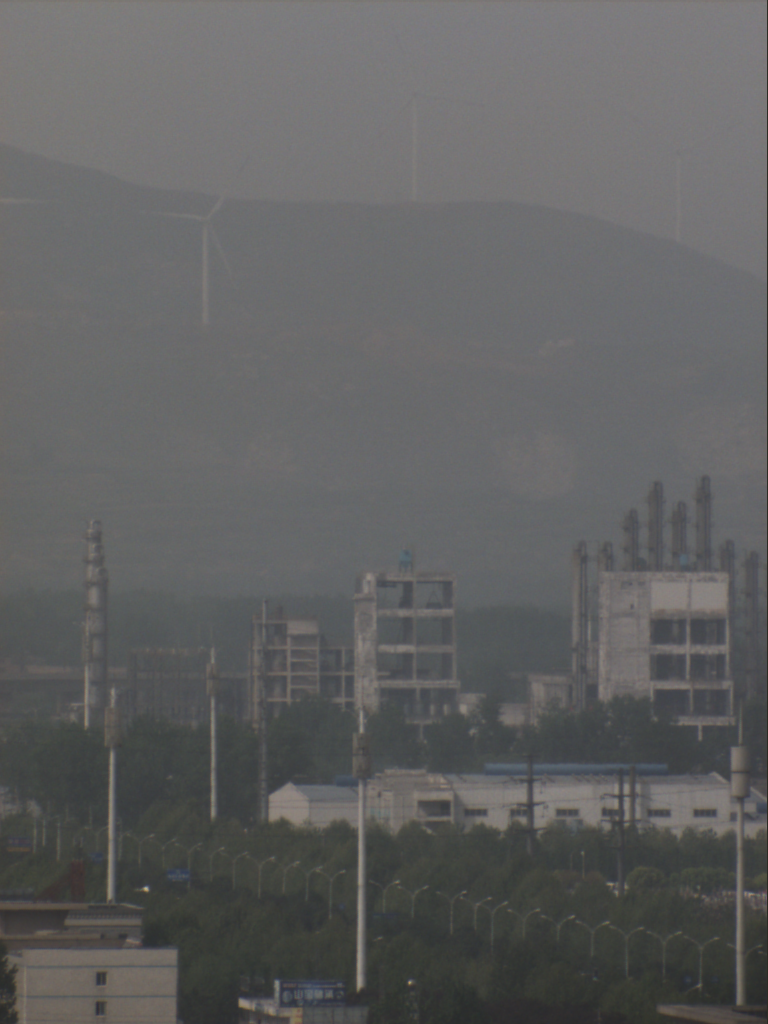
//> input picture DigitalImageProcessing/DarkChannel/1.bmp, 768 x 1024 px
$ ./main   (built with g++ and OpenCV 4)
//> lines starting //> are read from the running program, lines starting //| are printed output that depends on the picture
//> further down, image is the input picture: 1024 rows x 768 cols, CV_8UC3; mean B, G, R 96.4, 96.4, 96.2
#include<iostream>
#include<opencv2\opencv.hpp>
const int windowsize = 2;
const double fog_reservation_factor = 0.94;
const int localwindowsize = 100;
float eps = 0.0001;
cv::Mat refinedImage;

//盒子滤波函数，加速导向滤波函数
cv::Mat boxfilter(cv::Mat &im, int r) {
	int hei = im.rows;
	int wid = im.cols;
	cv::Mat imDst;
	cv::Mat imCum;
	imDst = cv::Mat::zeros(hei, wid, CV_32F);
	imCum.create(hei, wid, CV_32F);
	for (int i = 0; i<wid; i++) {
		for (int j = 0; j<hei; j++) {
			if (j == 0)
				imCum.at<float>(j, i) = im.at<float>(j, i);
			else
				imCum.at<float>(j, i) = im.at<float>(j, i) + imCum.at<float>(j - 1, i);
		}
	}
	for (int j = 0; j <= r; j++) {
		for (int i = 0; i<wid; i++) {
			imDst.at<float>(j, i) = imCum.at<float>(j + r, i);
		}
	}
	for (int j = r + 1; j <= hei - r - 1; j++) {
		for (int i = 0; i<wid; i++) {
			imDst.at<float>(j, i) = imCum.at<float>(j + r, i) - imCum.at<float>(j - r - 1, i);
		}
	}
	for (int j = hei - r; j<hei; j++) {
		for (int i = 0; i<wid; i++) {
			imDst.at<float>(j, i) = imCum.at<float>(hei - 1, i) - imCum.at<float>(j - r - 1, i);
		}
	}
	for (int j = 0; j<hei; j++) {
		for (int i = 0; i<wid; i++) {
			if (i == 0)
				imCum.at<float>(j, i) = imDst.at<float>(j, i);
			else
				imCum.at<float>(j, i) = imDst.at<float>(j, i) + imCum.at<float>(j, i - 1);
		}
	}
	for (int j = 0; j<hei; j++) {
		for (int i = 0; i <= r; i++) {
			imDst.at<float>(j, i) = imCum.at<float>(j, i + r);
		}
	}
	for (int j = 0; j<hei; j++) {
		for (int i = r + 1; i <= wid - r - 1; i++) {
			imDst.at<float>(j, i) = imCum.at<float>(j, i + r) - imCum.at<float>(j, i - r - 1);
		}
	}
	for (int j = 0; j<hei; j++) {
		for (int i = wid - r; i<wid; i++) {
			imDst.at<float>(j, i) = imCum.at<float>(j, wid - 1) - imCum.at<float>(j, i - r - 1);
		}
	}

	return imDst;
}
//导向滤波函数，细化透射率
cv::Mat guildedfilter_color(const cv::Mat &Img, cv::Mat &p, int r, float &epsi) {
	int hei = p.rows;
	int wid = p.cols;
	cv::Mat matOne(hei, wid, CV_32F, cv::Scalar(1));
	cv::Mat N;
	N = boxfilter(matOne, r);
	cv::Mat mean_I_b(hei, wid, CV_32F);
	cv::Mat mean_I_g(hei, wid, CV_32F);
	cv::Mat mean_I_r(hei, wid, CV_32F);
	cv::Mat mean_p(hei, wid, CV_32F);
	cv::Mat Ip_b(hei, wid, CV_32F);
	cv::Mat Ip_g(hei, wid, CV_32F);
	cv::Mat Ip_r(hei, wid, CV_32F);
	cv::Mat mean_Ip_b(hei, wid, CV_32F);
	cv::Mat mean_Ip_g(hei, wid, CV_32F);
	cv::Mat mean_Ip_r(hei, wid, CV_32F);
	cv::Mat cov_Ip_b(hei, wid, CV_32F);
	cv::Mat cov_Ip_g(hei, wid, CV_32F);
	cv::Mat cov_Ip_r(hei, wid, CV_32F);
	cv::Mat II_bb(hei, wid, CV_32F);
	cv::Mat II_gg(hei, wid, CV_32F);
	cv::Mat II_rr(hei, wid, CV_32F);
	cv::Mat II_bg(hei, wid, CV_32F);
	cv::Mat II_br(hei, wid, CV_32F);
	cv::Mat II_gr(hei, wid, CV_32F);
	cv::Mat var_I_bb(hei, wid, CV_32F);
	cv::Mat var_I_gg(hei, wid, CV_32F);
	cv::Mat var_I_rr(hei, wid, CV_32F);
	cv::Mat var_I_bg(hei, wid, CV_32F);
	cv::Mat var_I_br(hei, wid, CV_32F);
	cv::Mat var_I_gr(hei, wid, CV_32F);
	cv::Mat layb;
	cv::Mat layg;
	cv::Mat layr;
	cv::Mat P_32;

	std::vector<cv::Mat> planes;
	cv::split(Img, planes);

	layb = planes[0];
	layg = planes[1];
	layr = planes[2];

	layb.convertTo(layb, CV_32F);
	layg.convertTo(layg, CV_32F);
	layr.convertTo(layr, CV_32F);

	p.convertTo(P_32, CV_32F);
	cv::Mat nom_255(hei, wid, CV_32F, cv::Scalar(255));

	layb = layb.mul(1 / nom_255, 1);
	layg = layg.mul(1 / nom_255, 1);
	layr = layr.mul(1 / nom_255, 1);
	P_32 = P_32.mul(1 / nom_255, 1);

	cv::Mat mean_I_b_temp = boxfilter(layb, r);
	cv::Mat mean_I_g_temp = boxfilter(layg, r);
	cv::Mat mean_I_r_temp = boxfilter(layr, r);
	cv::Mat mean_p_temp = boxfilter(P_32, r);

	mean_I_b = mean_I_b_temp.mul(1 / N, 1);
	mean_I_g = mean_I_g_temp.mul(1 / N, 1);
	mean_I_r = mean_I_r_temp.mul(1 / N, 1);
	mean_p = mean_p_temp.mul(1 / N, 1);

	Ip_b = layb.mul(P_32, 1);
	Ip_g = layg.mul(P_32, 1);
	Ip_r = layr.mul(P_32, 1);

	cv::Mat mean_Ip_b_temp = boxfilter(Ip_b, r);
	cv::Mat mean_Ip_g_temp = boxfilter(Ip_g, r);
	cv::Mat mean_Ip_r_temp = boxfilter(Ip_r, r);

	mean_Ip_b = mean_Ip_b_temp.mul(1 / N, 1);
	mean_Ip_g = mean_Ip_g_temp.mul(1 / N, 1);
	mean_Ip_r = mean_Ip_r_temp.mul(1 / N, 1);

	cov_Ip_b = mean_Ip_b - mean_I_b.mul(mean_p, 1);
	cov_Ip_g = mean_Ip_g - mean_I_g.mul(mean_p, 1);
	cov_Ip_r = mean_Ip_r - mean_I_r.mul(mean_p, 1);

	II_bb = layb.mul(layb, 1);
	II_gg = layg.mul(layg, 1);
	II_rr = layr.mul(layr, 1);
	II_bg = layb.mul(layg, 1);
	II_br = layb.mul(layr, 1);
	II_gr = layg.mul(layr, 1);

	cv::Mat bb_box = boxfilter(II_bb, r);
	cv::Mat gg_box = boxfilter(II_gg, r);
	cv::Mat rr_box = boxfilter(II_rr, r);
	cv::Mat bg_box = boxfilter(II_bg, r);
	cv::Mat br_box = boxfilter(II_br, r);
	cv::Mat gr_box = boxfilter(II_gr, r);

	var_I_bb = bb_box.mul(1 / N, 1) - mean_I_b.mul(mean_I_b);
	var_I_gg = gg_box.mul(1 / N, 1) - mean_I_g.mul(mean_I_g);
	var_I_rr = rr_box.mul(1 / N, 1) - mean_I_r.mul(mean_I_r);
	var_I_bg = bg_box.mul(1 / N, 1) - mean_I_b.mul(mean_I_g);
	var_I_br = br_box.mul(1 / N, 1) - mean_I_b.mul(mean_I_r);
	var_I_gr = gr_box.mul(1 / N, 1) - mean_I_g.mul(mean_I_r);

	cv::Mat a_b(hei, wid, CV_32F);
	cv::Mat a_g(hei, wid, CV_32F);
	cv::Mat a_r(hei, wid, CV_32F);

	cv::Mat b(hei, wid, CV_32F);
	cv::Mat sigma(3, 3, CV_32F, cv::Scalar(0));
	cv::Mat inv_sigma(3, 3, CV_32F);

	for (int j = 0; j<hei; j++) {
		for (int i = 0; i<wid; i++) {
			sigma.at<float>(0, 0) = var_I_rr.at<float>(j, i) + epsi;
			sigma.at<float>(0, 1) = var_I_gr.at<float>(j, i);
			sigma.at<float>(0, 2) = var_I_br.at<float>(j, i);
			sigma.at<float>(1, 0) = var_I_gr.at<float>(j, i);
			sigma.at<float>(2, 0) = var_I_br.at<float>(j, i);
			sigma.at<float>(1, 1) = var_I_gg.at<float>(j, i) + epsi;
			sigma.at<float>(2, 2) = var_I_bb.at<float>(j, i) + epsi;
			sigma.at<float>(1, 2) = var_I_bg.at<float>(j, i);
			sigma.at<float>(2, 1) = var_I_bg.at<float>(j, i);
			inv_sigma = sigma.inv(cv::DECOMP_LU);

			a_r.at<float>(j, i) = cov_Ip_r.at<float>(j, i)*inv_sigma.at<float>(0, 0) +
				cov_Ip_g.at<float>(j, i)*inv_sigma.at<float>(1, 0) +
				cov_Ip_b.at<float>(j, i)*inv_sigma.at<float>(2, 0);
			a_g.at<float>(j, i) = cov_Ip_r.at<float>(j, i)*inv_sigma.at<float>(0, 1) +
				cov_Ip_g.at<float>(j, i)*inv_sigma.at<float>(1, 1) +
				cov_Ip_b.at<float>(j, i)*inv_sigma.at<float>(2, 1);
			a_b.at<float>(j, i) = cov_Ip_r.at<float>(j, i)*inv_sigma.at<float>(0, 2) +
				cov_Ip_g.at<float>(j, i)*inv_sigma.at<float>(1, 2) +
				cov_Ip_b.at<float>(j, i)*inv_sigma.at<float>(2, 2);


		}
	}
	b = mean_p - a_b.mul(mean_I_b, 1) - a_g.mul(mean_I_g, 1) - a_r.mul(mean_I_r, 1);

	cv::Mat box_ab = boxfilter(a_b, r);
	cv::Mat box_ag = boxfilter(a_g, r);
	cv::Mat box_ar = boxfilter(a_r, r);
	cv::Mat box_b = boxfilter(b, r);
	cv::Mat q(hei, wid, CV_32F);

	q = box_ab.mul(layb, 1) + box_ag.mul(layg, 1) + box_ar.mul(layr, 1) + box_b;
	q = q.mul(1 / N, 1);

	return q;
}
//总处理函数
cv::Mat process(const cv::Mat &image) {
	int dimr = image.rows;
	int dimc = image.cols;

	cv::Mat rawtemp, rawImage;
	cv::Mat refinedImage_temp;
	cv::Mat output_b_temp(image.rows, image.cols, CV_32F);//输出图像B分量
	cv::Mat output_g_temp(image.rows, image.cols, CV_32F);//输出图像G分量
	cv::Mat output_r_temp(image.rows, image.cols, CV_32F);//输出图像R分量
	cv::Mat output_temp(dimr, dimc, image.type());
	rawImage.create(image.rows, image.cols, CV_8U);
	refinedImage_temp.create(image.rows, image.cols, CV_32F);
	rawtemp.create(image.rows, image.cols, CV_8U);


	float sumb = 0;
	float sumg = 0;
	float sumr = 0;
	//三分量大气光照成分
	float Air_b;
	float Air_g;
	float Air_r;
	cv::Point2i pt;

	int dimone = floor(dimr*dimc*0.001);
	cv::Mat quantile;
	quantile = cv::Mat::zeros(2, dimone, CV_8U);

	int dx = floor(windowsize / 2);

	for (int j = 0; j<dimr; j++) {
		for (int i = 0; i<dimc; i++) {
			int min;
			image.at<cv::Vec3b>(j, i)[0] >= image.at<cv::Vec3b>(j, i)[1] ?
				min = image.at<cv::Vec3b>(j, i)[1] :
				min = image.at<cv::Vec3b>(j, i)[0];
			if (min >= image.at<cv::Vec3b>(j, i)[2])
				min = image.at<cv::Vec3b>(j, i)[2];
			rawImage.at<uchar>(j, i) = min;
		}
	}

	for (int j = 0; j<dimr; j++) {
		for (int i = 0; i<dimc; i++) {
			int min = 255;

			int jlow = j - dx; int jhigh = j + dx;
			int ilow = i - dx; int ihigh = i + dx;

			if (ilow <= 0)
				ilow = 0;
			if (ihigh >= dimc)
				ihigh = dimc - 1;
			if (jlow <= 0)
				jlow = 0;
			if (jhigh >= dimr)
				jhigh = dimr - 1;

			for (int m = jlow; m <= jhigh; m++) {
				for (int n = ilow; n <= ihigh; n++) {
					if (min >= rawImage.at<uchar>(m, n))
						min = rawImage.at<uchar>(m, n);
				}
			}
			rawtemp.at<uchar>(j, i) = min;
		}
	}

	//计算大气光照强度
	for (int i = 0; i<dimone; i++) {
		cv::minMaxLoc(rawtemp, 0, 0, 0, &pt);
		sumb += image.at<cv::Vec3b>(pt.y, pt.x)[0];
		sumg += image.at<cv::Vec3b>(pt.y, pt.x)[1];
		sumr += image.at<cv::Vec3b>(pt.y, pt.x)[2];
		rawtemp.at<uchar>(pt.y, pt.x) = 0;
	}
//> this loop made 786 passes
//> (pt, sumb, sumg, sumr) on passes 1 to 3: (Point(359, 962), 132, 143, 154), (Point(359, 977), 266, 285, 307), (Point(359, 955), 399, 431, 457)
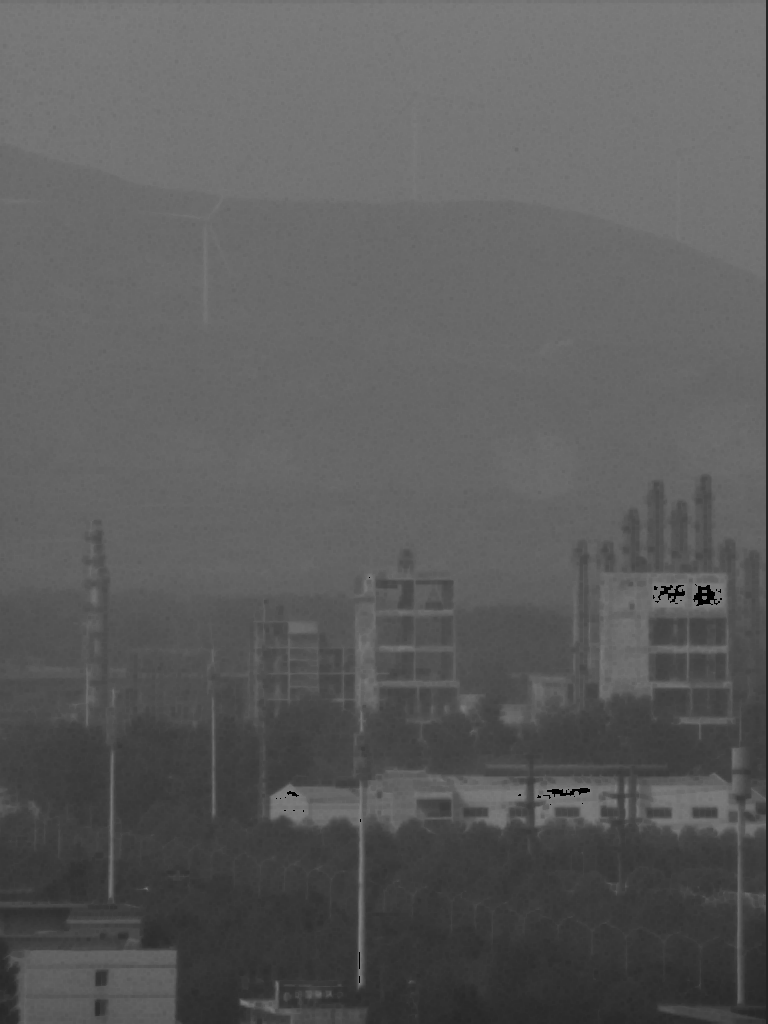
//> rawtemp: 1024 rows x 768 cols, CV_8UC1; min 0, max 125, mean 91.7
//> after the loop, pt = Point(360, 819); sumb = 100488; sumg = 102516; sumr = 107051
	Air_b = sumb / dimone;
//> Air_b = 127.8
	Air_g = sumg / dimone;
//> Air_g = 130.4
	Air_r = sumr / dimone;
//> Air_r = 136.2


	cv::Mat layb;  cv::Mat Im_b;
	cv::Mat layg;  cv::Mat Im_g;
	cv::Mat layr;  cv::Mat Im_r;

	std::vector<cv::Mat> planes;
	cv::split(image, planes);

	layb = planes[0];
	layg = planes[1];
	layr = planes[2];
	Im_b = planes[0];
	Im_g = planes[1];
	Im_r = planes[2];

	layb.convertTo(layb, CV_32F);
	layg.convertTo(layg, CV_32F);
	layr.convertTo(layr, CV_32F);

	Im_b.convertTo(Im_b, CV_32F);
	Im_g.convertTo(Im_g, CV_32F);
	Im_r.convertTo(Im_r, CV_32F);


	for (int j = 0; j<dimr; j++) {
		for (int i = 0; i<dimc; i++) {
			layb.at<float>(j, i) = layb.at<float>(j, i) / Air_b;
			layg.at<float>(j, i) = layg.at<float>(j, i) / Air_g;
			layr.at<float>(j, i) = layr.at<float>(j, i) / Air_r;
		}
	}

	rawtemp.convertTo(rawtemp, CV_32F);
//> rawtemp: 1024 rows x 768 cols, CV_32FC1

	for (int j = 0; j<dimr; j++) {
		for (int i = 0; i<dimc; i++) {
			float min;
			layb.at<float>(j, i) >= layg.at<float>(j, i) ?
				min = layg.at<float>(j, i) :
				min = layb.at<float>(j, i);
			if (min >= layr.at<float>(j, i))
				min = layr.at<float>(j, i);
			rawtemp.at<float>(j, i) = min;
		}
	}
	for (int j = 0; j<dimr; j++) {
		for (int i = 0; i<dimc; i++) {
			float min = 1;
			int jlow = j - dx; int jhigh = j + dx;
			int ilow = i - dx; int ihigh = i + dx;

			if (ilow <= 0)
				ilow = 0;
			if (ihigh >= dimc)
				ihigh = dimc - 1;
			if (jlow <= 0)
				jlow = 0;
			if (jhigh >= dimr)
				jhigh = dimr - 1;

			for (int m = jlow; m <= jhigh; m++) {
				for (int n = ilow; n <= ihigh; n++) {
					if (min >= rawtemp.at<float>(m, n))
						min = rawtemp.at<float>(m, n);
				}
			}
			rawImage.at<uchar>(j, i) = (1 - (float)fog_reservation_factor*min) * 255;
		}
	}

	//计算暗通道
	refinedImage_temp = guildedfilter_color(image, rawImage, localwindowsize, eps);
//> call 2 of boxfilter, with r = 100
//> after the loop in boxfilter (call 2), `for (int j = 0; j<hei; j++)`:
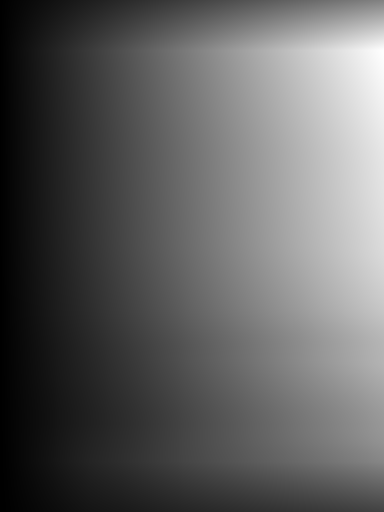
//> imCum: 1024 rows x 768 cols, CV_32FC1 (shown at 1/2 size); min 19.9, max 72964.7, mean 27677.4; drawn with min black and max white
//> call 3 of boxfilter, with r = 100
//> after the loop in boxfilter (call 3), `for (int j = 0; j<hei; j++)`:
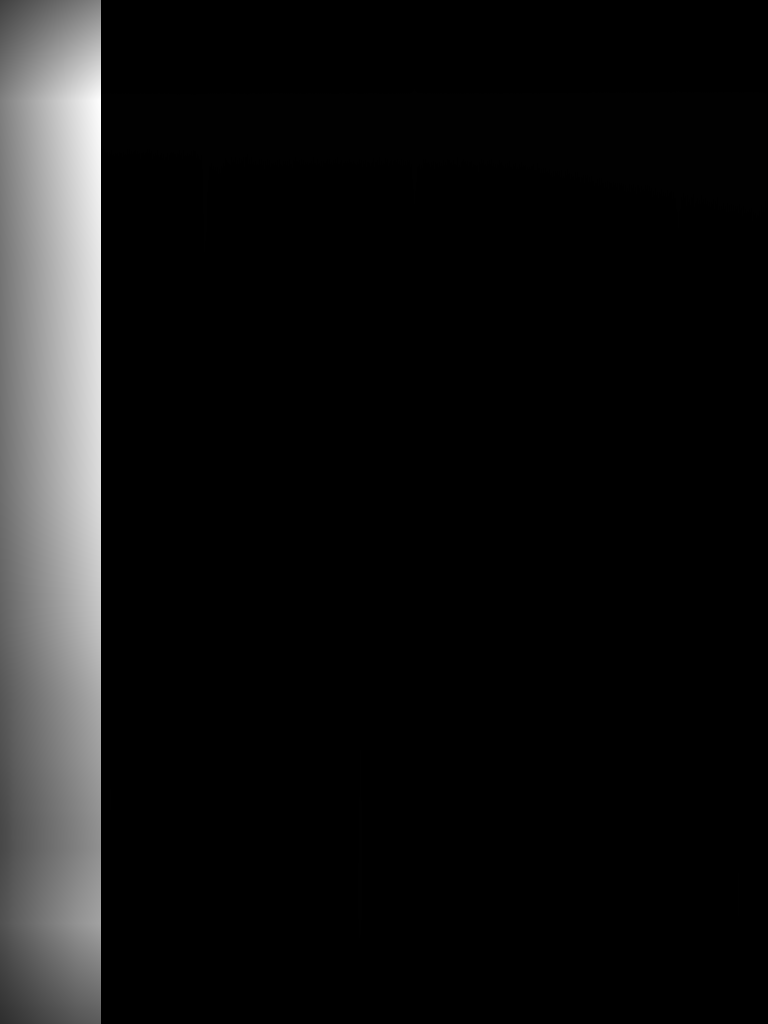
//> imDst: 1024 rows x 768 cols, CV_32FC1; min 17.43, max 18856, mean 1492.7; drawn with min black and max white
//> after the loop in boxfilter (call 3), `for (int j = 0; j<hei; j++)`:
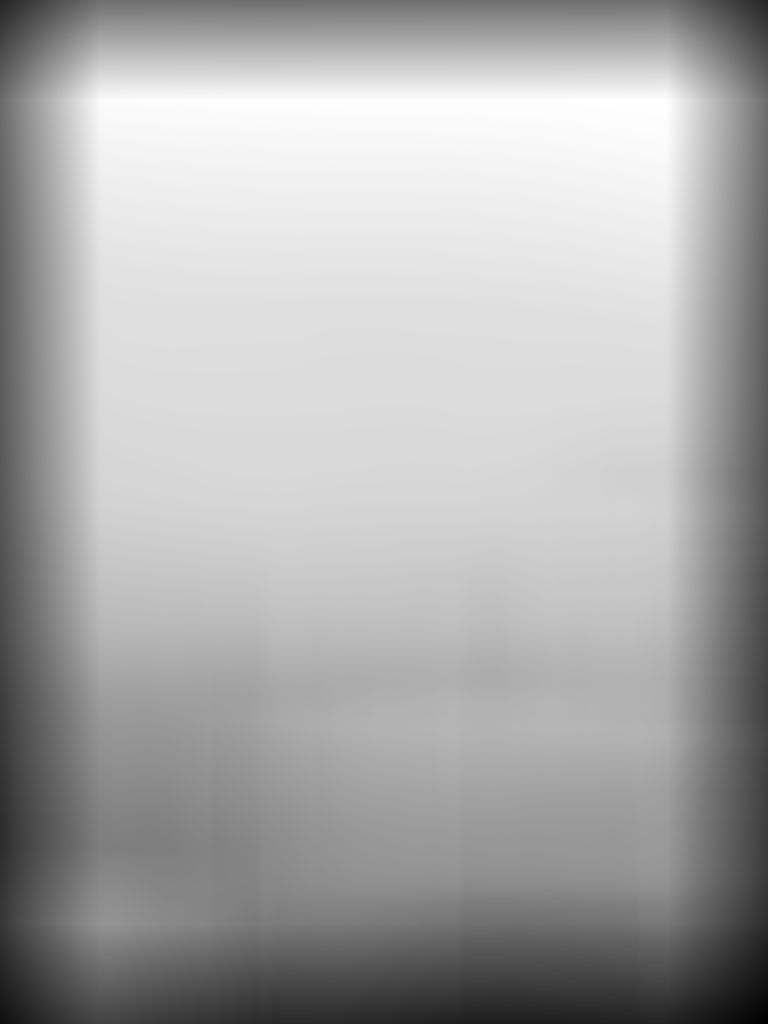
//> imDst: 1024 rows x 768 cols, CV_32FC1; min 2419.2, max 19092.6, mean 13601.5; drawn with min black and max white
//> after the loop in guildedfilter_color, `for (int j = 0; j<hei; j++)`: sigma = [[0.00375, 0.00306, 0.00261], [0.00306, 0.0028, 0.0023], [0.00261, 0.0023, 0.00229]]; inv_sigma = [[2615.2, -2350.1, -617.2], [-2350.1, 4147.6, -1490.3], [-617.2, -1490.3, 2637]]

	//设置透射率阈值，若小于0.1则设置为0.1
	for (int j = 0; j<dimr; j++) {
		for (int i = 0; i<dimc; i++) {
			if (refinedImage_temp.at<float>(j, i)<0.1)
				refinedImage_temp.at<float>(j, i) = 0.1;
		}
	}

	cv::Mat onemat(dimr, dimc, CV_32F, cv::Scalar(1));

	cv::Mat air_bmat(dimr, dimc, CV_32F);
	cv::Mat air_gmat(dimr, dimc, CV_32F);
	cv::Mat air_rmat(dimr, dimc, CV_32F);

	cv::addWeighted(onemat, Air_b, onemat, 0, 0, air_bmat);
	cv::addWeighted(onemat, Air_g, onemat, 0, 0, air_gmat);
	cv::addWeighted(onemat, Air_r, onemat, 0, 0, air_rmat);

	//计算输出图像
	output_b_temp = Im_b - air_bmat;
	output_g_temp = Im_g - air_gmat;
	output_r_temp = Im_r - air_rmat;

	output_b_temp = output_b_temp.mul(1 / refinedImage_temp, 1) + air_bmat;
	output_g_temp = output_g_temp.mul(1 / refinedImage_temp, 1) + air_gmat;
	output_r_temp = output_r_temp.mul(1 / refinedImage_temp, 1) + air_rmat;

	output_b_temp.convertTo(output_b_temp, CV_8U);
	output_g_temp.convertTo(output_g_temp, CV_8U);
	output_r_temp.convertTo(output_r_temp, CV_8U);

	for (int j = 0; j<dimr; j++) {
		for (int i = 0; i<dimc; i++) {
			output_temp.at<cv::Vec3b>(j, i)[0] = output_b_temp.at<uchar>(j, i);
			output_temp.at<cv::Vec3b>(j, i)[1] = output_g_temp.at<uchar>(j, i);
			output_temp.at<cv::Vec3b>(j, i)[2] = output_r_temp.at<uchar>(j, i);
		}
	}

	cv::Mat nom_255(dimr, dimc, CV_32F, cv::Scalar(255));

	cv::Mat ref_temp(dimr, dimc, CV_32F);
	ref_temp = refinedImage_temp;
	ref_temp = ref_temp.mul(nom_255, 1);
	ref_temp.convertTo(refinedImage, CV_8U);

	return output_temp;
}

int main() {
	cv::Mat image = cv::imread("1.bmp");
	cv::Mat output = process(image);
	cv::imwrite("result.bmp", output);
	cv::imwrite("refined.bmp", refinedImage);
	return 0;
}

$ run again, with DigitalImageProcessing/DarkChannel/p4.bmp copied over DigitalImageProcessing/DarkChannel/1.bmp
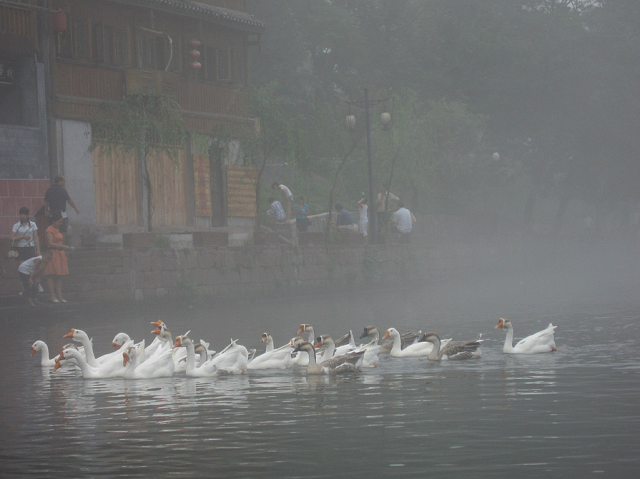
//> input picture DigitalImageProcessing/DarkChannel/p4.bmp, 640 x 479 px
//> image is the input picture: 479 rows x 640 cols, CV_8UC3; mean B, G, R 112.3, 112.8, 111.3
//> the loop in process, `for (int i = 0; i<dimone; i++)` made 306 passes
//> (pt, sumb, sumg, sumr) on passes 1 to 3: (Point(159, 348), 233, 230, 229), (Point(159, 349), 461, 455, 453), (Point(159, 350), 688, 679, 677)
//> after the loop in process, `for (int i = 0; i<dimone; i++)`:
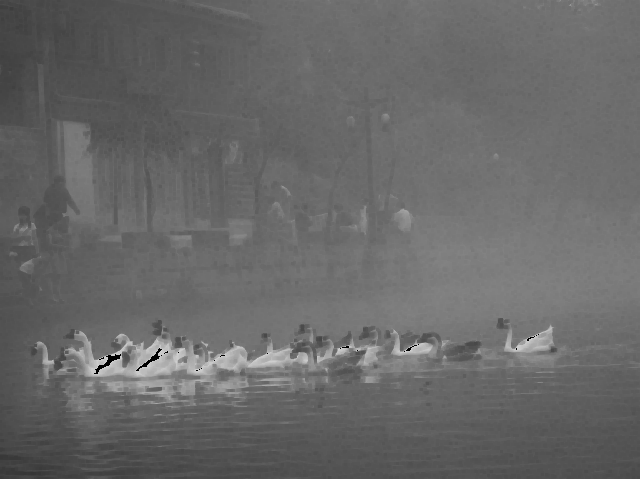
//> rawtemp: 479 rows x 640 cols, CV_8UC1; min 0, max 207, mean 104.1
//> after the loop in process, `for (int i = 0; i<dimone; i++)`: pt = Point(516, 349); sumb = 66699; sumg = 66719; sumr = 66716
//> Air_b = 218
//> after the loop in boxfilter (call 3), `for (int j = 0; j<hei; j++)`:
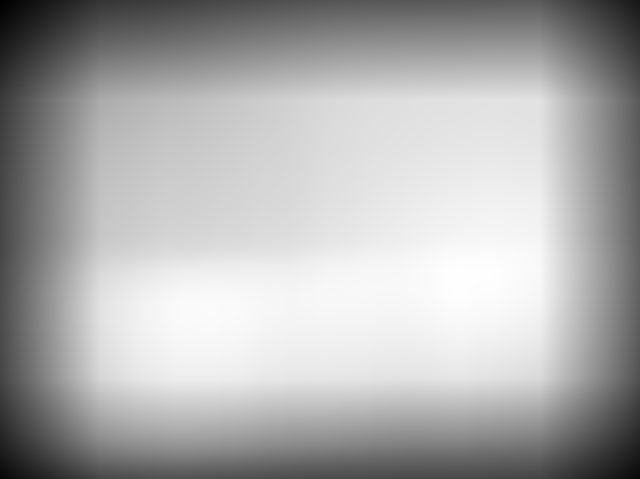
//> imDst: 479 rows x 640 cols, CV_32FC1; min 3205.3, max 20587.3, mean 15043.5; drawn with min black and max white
//> after the loop in guildedfilter_color, `for (int j = 0; j<hei; j++)`: sigma = [[0.00119, 0.00107, 0.00109], [0.00107, 0.00126, 0.00114], [0.00109, 0.00114, 0.00129]]; inv_sigma = [[4433.2, -1883.5, -2078.1], [-1883.5, 4804.4, -2654.4], [-2078.1, -2654.4, 4871.5]]
